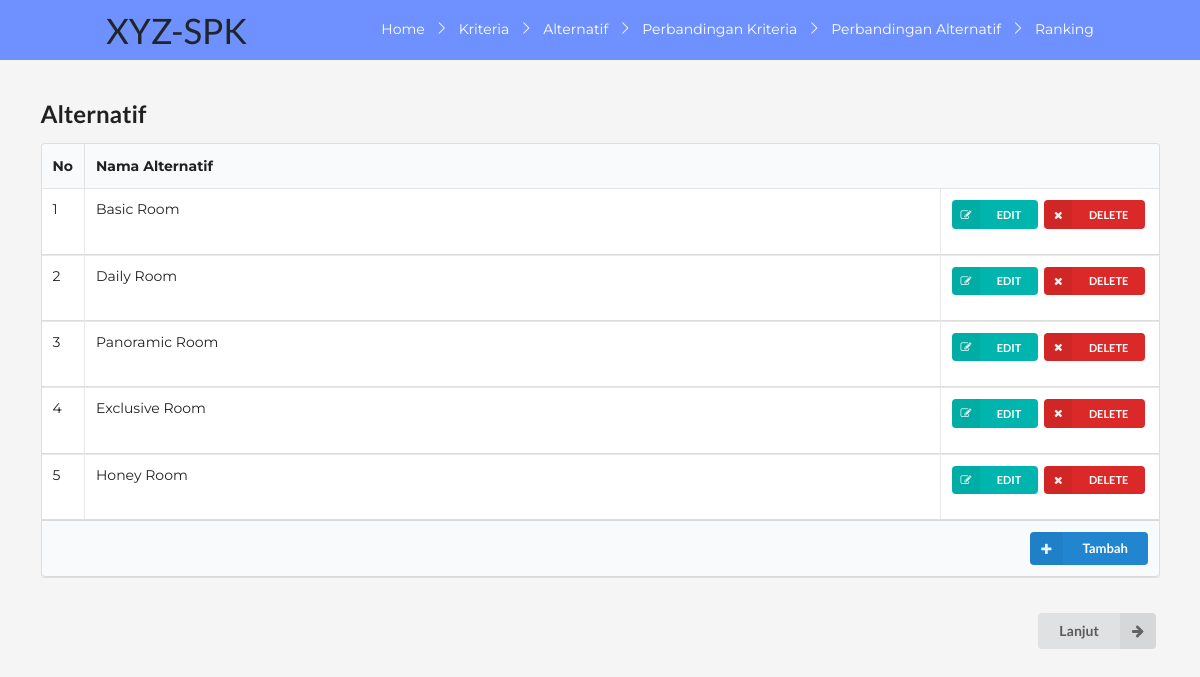
The app's page /staff/spk/alternatif.php with its own data.
### tables this page shows
CREATE TABLE `alternatif` (
  `id` int(11) NOT NULL,
  `nama` varchar(50) NOT NULL
);

### staff/spk/alternatif.php (the view, shortened to what this page needs)
<head>
	<link rel="stylesheet" type="text/css" href="semantic/dist/semantic.min.css">
</head>
<?php
	include('fungsi.php');
	include('navbar.php');
?>
<section class="content container mt-5">
	<h2 class="ui header">Alternatif</h2>
	<table class="ui celled table">
		<thead>
			<tr>
				<th class="collapsing">No</th>
				<th colspan="2">Nama Alternatif</th>
			</tr>
		</thead>
		<tbody>
		<?php
			$query = "SELECT id,nama FROM alternatif ORDER BY id";
			$result	= mysqli_query($koneksi, $query);
			$i = 0;
			while ($row = mysqli_fetch_array($result)) {
				$i++;
		?>
			<tr>
				<td><?php echo $i ?></td>
				<td><?php echo $row['nama'] ?></td>
				<td class="right aligned collapsing">
					<form method="post" action="alternatif.php">
						<button type="submit" name="edit" class="ui mini teal left labeled icon button"><i class="right edit icon"></i>EDIT</button>
						<button type="submit" name="delete" class="ui mini red left labeled icon button"><i class="right remove icon"></i>DELETE</button>
					</form>
				</td>
			</tr>
<?php } ?>
		</tbody>
		<tfoot class="full-width">
			<tr>
				<th colspan="3">
					<a href="tambah.php?jenis=alternatif">
						<div class="ui right floated small primary labeled icon button">
						<i class="plus icon"></i>Tambah
						</div>
					</a>
				</th>
			</tr>
		</tfoot>
	</table>
	<br>
	<form action="bobot_kriteria.php">
	<button class="ui right labeled icon button" style="float: right;">
		<i class="right arrow icon"></i>
		Lanjut
	</button>
	</form>
</section>

### assets/css/style1.css (style rules this page uses)
body { margin: 0; padding: 0; background-color: #f5f5f5; font-family: 'Montserrat', sans-serif; }

### records on screen
alternatif: nama "Basic Room"
alternatif: nama "Daily Room"
alternatif: nama "Panoramic Room"
alternatif: nama "Exclusive Room"
alternatif: nama "Honey Room"
